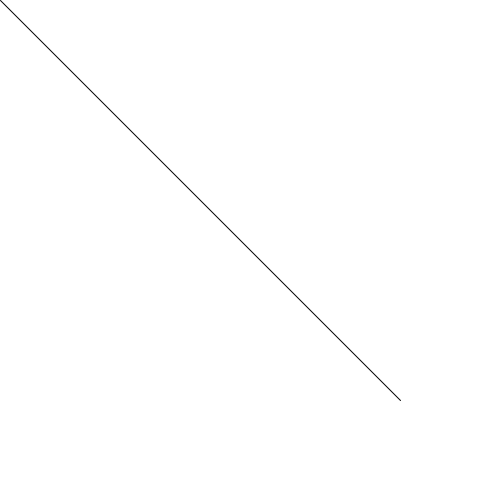
Frame 1 (no input)
Frame 60 (the mouse pressed at the canvas centre just before this capture): identical to frame 1, image omitted
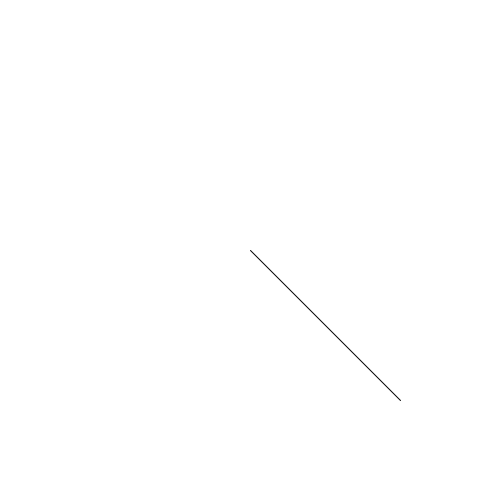
Frame 120 (the mouse held since frame 60 and released just before this capture)

The Processing sketch that drew these frames (run headless with seeded random() and noise(); from frame 60 on, the mouse is pressed at the canvas centre):

// Processing sketch: processing_172679
// ── processing_172679.pde

void setup() {
  size(500,500);
  background(255);
}
void draw() {
  background(255);
  line(mouseX,mouseY,400,400);
 
}
